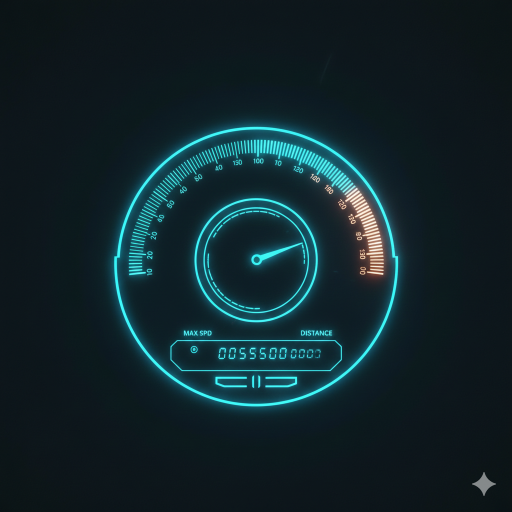
#> input picture Gimp/Materials/Gemini_Generated_Image_ffz3ybffz3ybffz3(1).png, 1024 x 1024 px (shown at 1/2 size)
$ python -i effects.py   (imports and definitions only)   (older library calls are emulated)
#> lines starting #> are read from the running program, lines starting #| are printed output that depends on the picture
#> further down, picture is the input picture: shape (1024, 1024, 3); mean B, G, R 43.3, 37.5, 16.8
import cv2
import numpy as np
from PIL import Image
import math

# [202 lines left out: functions apply_render_style, apply_hologram_effect, apply_smooth_effect, apply_kaleidoscope_effect, apply_sharp_effect, apply_glow_effect, not called in this run]

def apply_metal_effect(img, intensity=0.5):
    """
    Metallic reflection / Chrome shine mapping.
    """
#> called with intensity = 0.5
    if intensity <= 0.02:
        return img

    gray = cv2.cvtColor(img, cv2.COLOR_BGR2GRAY).astype(np.float32)
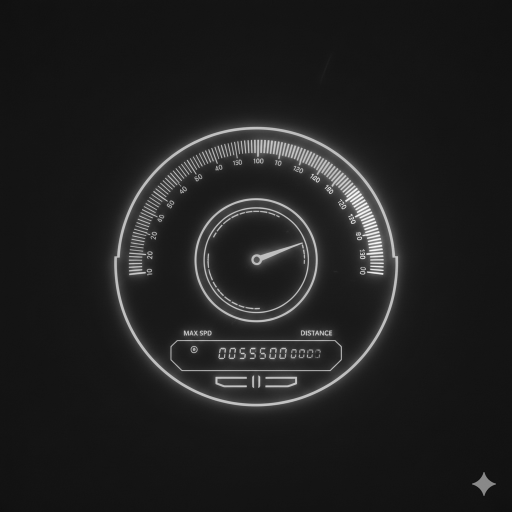
#> gray: shape (1024, 1024) float32 (shown at 1/2 size); min 13, max 255, mean 32

    freq = 1.0 + intensity * 3.5
    metal_gray = 127.5 + 127.5 * np.sin(gray * (freq * math.pi / 255.0))
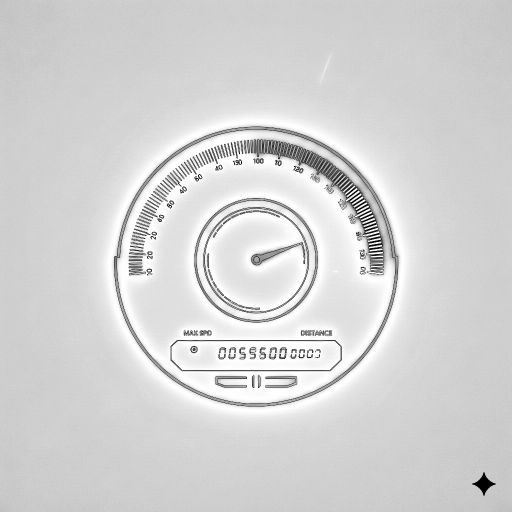
#> metal_gray: shape (1024, 1024) float32 (shown at 1/2 size); min 0.00061, max 255, mean 212.4

    sobelx = cv2.Sobel(gray, cv2.CV_32F, 1, 0, ksize=3)
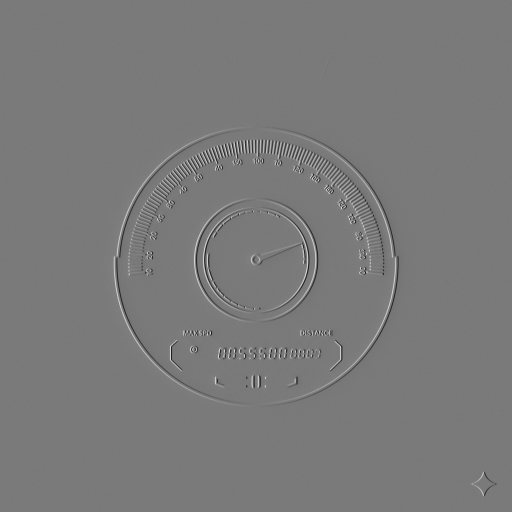
#> sobelx: shape (1024, 1024) float32 (shown at 1/2 size); min -668, max 727, mean 0; drawn with min black and max white
    sobely = cv2.Sobel(gray, cv2.CV_32F, 0, 1, ksize=3)
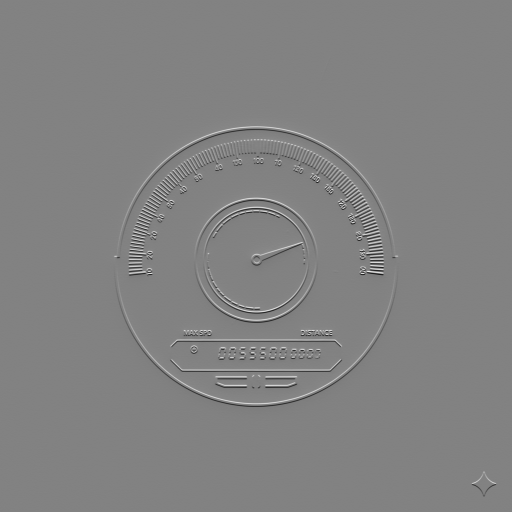
#> sobely: shape (1024, 1024) float32 (shown at 1/2 size); min -708, max 679, mean 0; drawn with min black and max white
    edge = np.sqrt(sobelx**2 + sobely**2)
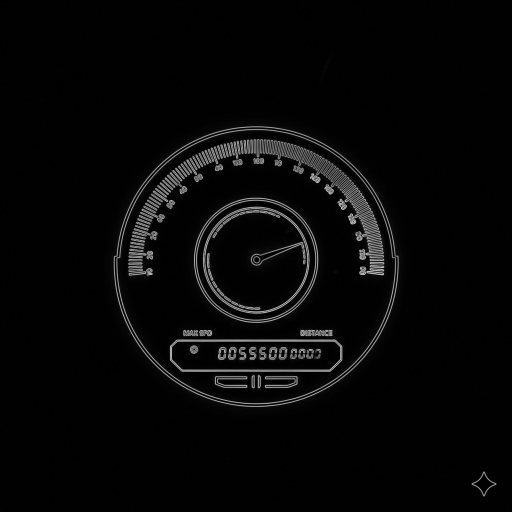
#> edge: shape (1024, 1024) float32 (shown at 1/2 size); min 0, max 736.6, mean 22.2; drawn with min black and max white
    cv2.normalize(edge, edge, 0, 255, cv2.NORM_MINMAX)

    composite = metal_gray + edge * intensity * 0.9
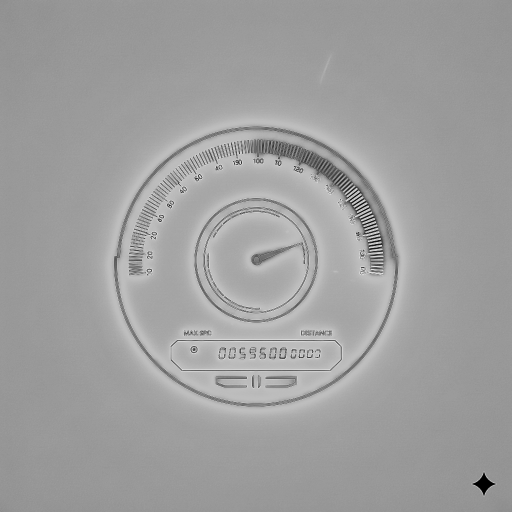
#> composite: shape (1024, 1024) float32 (shown at 1/2 size); min 0.32, max 345.3, mean 215.8; drawn with min black and max white
    composite = np.clip(composite, 0, 255).astype(np.uint8)
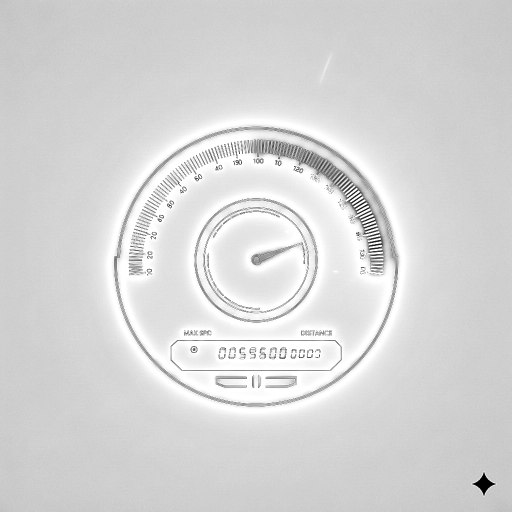
#> composite: shape (1024, 1024) (shown at 1/2 size); min 0, max 255, mean 214.9

    return cv2.cvtColor(composite, cv2.COLOR_GRAY2BGR)

# [207 lines left out: functions apply_ripple_effect, apply_chromatic_effect, apply_white_balance_effect, apply_vignette_effect, apply_bleed_effect, apply_illust_effect and 1 more, not called in this run]

>>> import cv2
>>> picture = cv2.imread('../../Gimp/Materials/Gemini_Generated_Image_ffz3ybffz3ybffz3(1).png')
>>> result = apply_metal_effect(picture)

$ run again, on Gimp/Materials/Whisk_24efc428cb1b04ab6d5467f208cd9dcfdr.jpeg
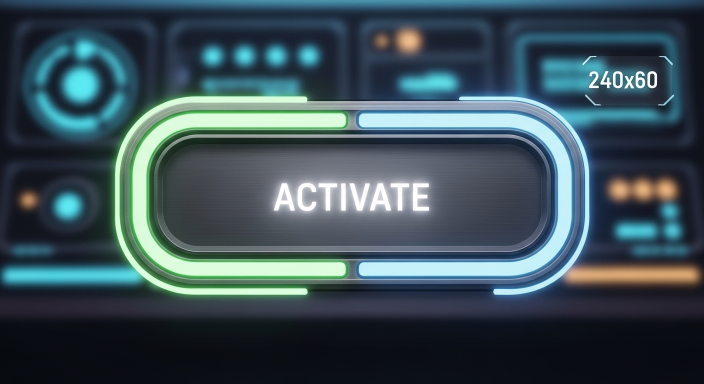
#> input picture Gimp/Materials/Whisk_24efc428cb1b04ab6d5467f208cd9dcfdr.jpeg, 1408 x 768 px (shown at 1/2 size)
#> picture is the input picture: shape (768, 1408, 3); mean B, G, R 88, 79.7, 60.2
#> in apply_metal_effect, `edge = np.sqrt(sobelx**2 + sobely**2)`:
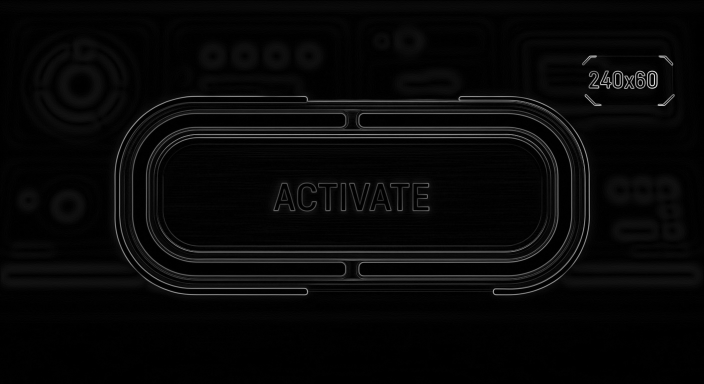
#> edge: shape (768, 1408) float32 (shown at 1/2 size); min 0, max 909.3, mean 28.5; drawn with min black and max white
#> in apply_metal_effect, `composite = np.clip(composite, 0, 255).astype(np.uint8)`:
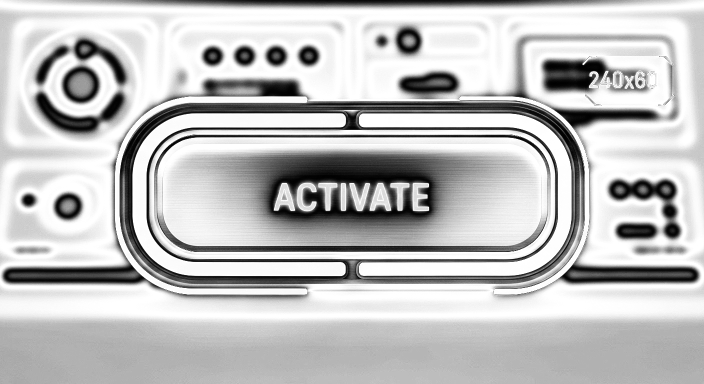
#> composite: shape (768, 1408) (shown at 1/2 size); min 0, max 255, mean 191.5

$ run again, on Gimp/Materials/Whisk_424ee6ddac92fff87b44d3854577f49bdr.jpeg
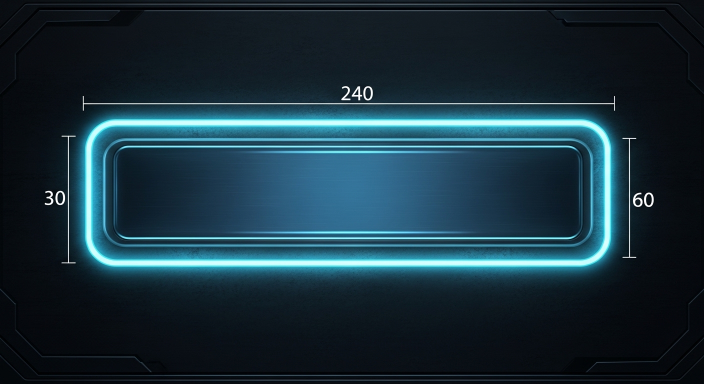
#> input picture Gimp/Materials/Whisk_424ee6ddac92fff87b44d3854577f49bdr.jpeg, 1408 x 768 px (shown at 1/2 size)
#> picture is the input picture: shape (768, 1408, 3); mean B, G, R 61.3, 49.8, 25.4
#> in apply_metal_effect, `edge = np.sqrt(sobelx**2 + sobely**2)`:
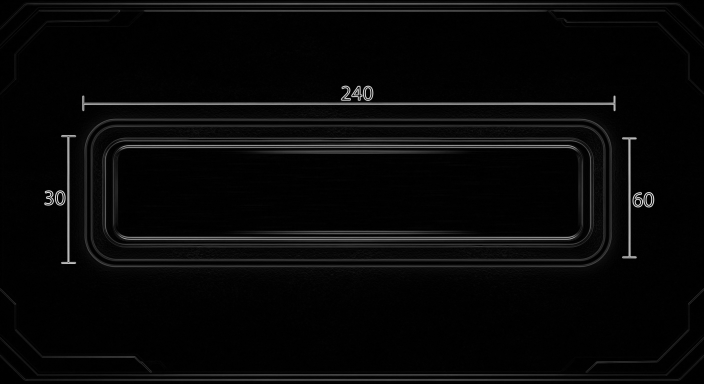
#> edge: shape (768, 1408) float32 (shown at 1/2 size); min 0, max 1052, mean 34; drawn with min black and max white
#> in apply_metal_effect, `composite = np.clip(composite, 0, 255).astype(np.uint8)`:
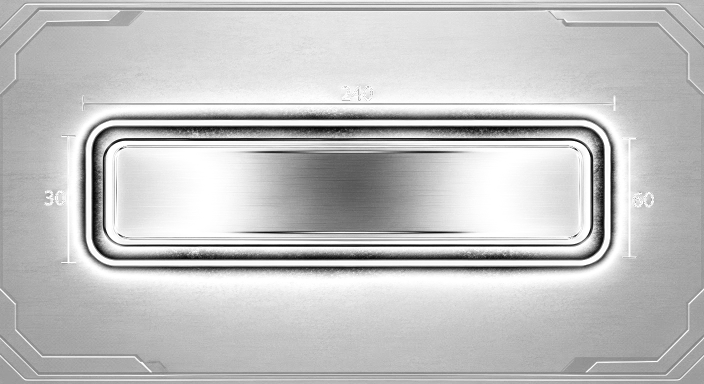
#> composite: shape (768, 1408) (shown at 1/2 size); min 0, max 255, mean 193.8
